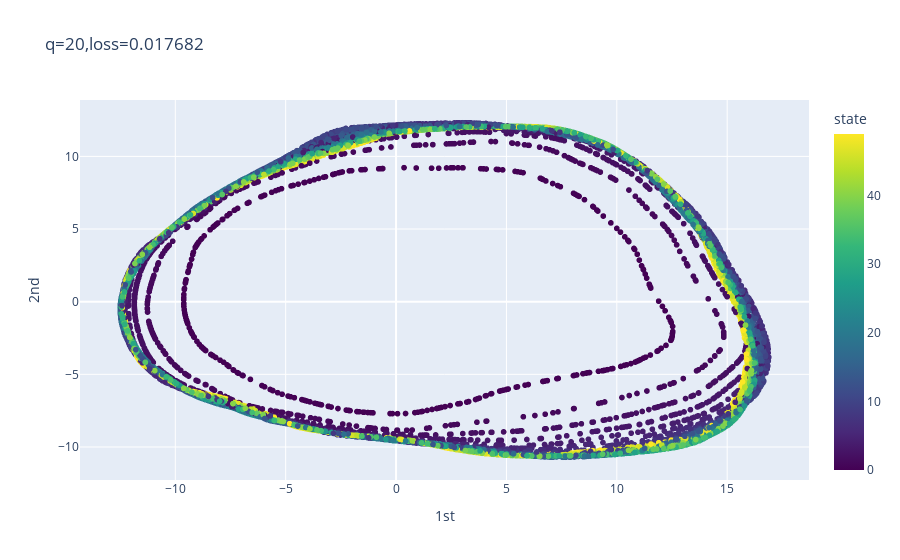

The code cell stored with this chart in its notebook:
### Code cell
mse = tf.keras.losses.MeanSquaredError()
def reconstruction_loss(model, x):
    x_hat = model(x, training=True)
    return mse(x, x_hat)
def synthesize(tem, state, shifts):
    for i in range(nt):
        shift = shifts[i]
        tem[0,i,:,0] = [g(state, ((k+shift)%d)/d) for k in range(d)]
    return tem
def redatuming_loss(model):
    sample_size = 10 # in N=1000
    global states, shifts
    subscripts = np.random.randint(0, N, sample_size)
    x1 = X[subscripts, :, :]
    real_states1 = states[subscripts]
    latent_states = model.encoder(x1)[:, 0:p]
    
    subscripts = np.random.randint(0, N, sample_size)
    x2 = X[subscripts, :, :]
    real_shifts2 = shifts[subscripts, :]
    latent_shifts = model.encoder(x2)[:, p:p+q*nt]
    
    synthetic = np.zeros((1,nt,d,1), dtype=np.float32)
    tem = tf.constant(0.0, dtype=tf.float32)
    for i_prime in range(sample_size):
        for i in range(sample_size):
            merger = tf.concat([latent_states[i_prime:i_prime+1, :], 
                                     latent_shifts[i:i+1, :]],
                                    axis=1)
            redatum = model.decoder(merger)
            synthetic = synthesize(synthetic, real_states1[i_prime], real_shifts2[i, :])
            tem += mse(redatum, synthetic)
    return tem

@tf.function
def train_step(model, x):
    with tf.GradientTape() as tape:
        loss1 = reconstruction_loss(model, x)
        loss2 = redatuming_loss(model)
        loss = loss1 + loss2
    gradients = tape.gradient(loss, model.trainable_variables)
    optimizer.apply_gradients(zip(gradients, model.trainable_variables))
    return loss

for epoch in range(1000):
    loss = train_step(model, X_tf)
    print("For epoch {:d}, loss is {:f}.".format(epoch, loss))
    if epoch % 50 == 0:
        clear_output(wait = True)
        _, Ns = latent(model,MRA_pca)
        N_reshaped = Ns.reshape(-1,q)
        pca_N = pca_cb.fit_transform(N_reshaped)
        df = pd.DataFrame(pca_N, columns = ['1st','2nd'])
        df = pd.concat([df,df_states,df_shifts],axis=1)
        fig = px.scatter(df, x='1st', y='2nd', color='state', 
                         text='shift', title='q=%d,loss=%f'%(q,loss), 
                         color_continuous_scale=px.colors.sequential.Viridis)
        fig.update_layout(height=500)
        fig.show()

### Figure 1 — Plotly figure (JSON) as saved in the notebook; plotly's stock layout.template omitted (floating-point values rounded to 4 significant figures; data arrays with more than 128 entries replaced by an {"elided": "..."} marker saying what was removed)
{"data": [{"hovertemplate": "1st=%{x}<br>2nd=%{y}<br>shift=%{text}<br>state=%{marker.color}<extra></extra>", "legendgroup": "", "marker": {"color": {"elided": "20000 int values"}, "coloraxis": "coloraxis", "symbol": "circle"}, "mode": "markers+text", "name": "", "showlegend": false, "text": {"elided": "20000 float values"}, "type": "scattergl", "x": {"elided": "20000 float values"}, "xaxis": "x", "y": {"elided": "20000 float values"}, "yaxis": "y"}], "layout": {"autosize": true, "coloraxis": {"colorbar": {"title": {"text": "state"}}, "colorscale": [[0, "#440154"], [0.1111, "#482878"], [0.2222, "#3e4989"], [0.3333, "#31688e"], [0.4444, "#26828e"], [0.5556, "#1f9e89"], [0.6667, "#35b779"], [0.7778, "#6ece58"], [0.8889, "#b5de2b"], [1, "#fde725"]]}, "legend": {"tracegroupgap": 0}, "title": {"text": "q=20,loss=0.017682"}, "xaxis": {"anchor": "y", "autorange": true, "domain": [0, 1], "range": [-14.37, 18.76], "title": {"text": "1st"}, "type": "linear"}, "yaxis": {"anchor": "x", "autorange": true, "domain": [0, 1], "range": [-12.33, 13.94], "title": {"text": "2nd"}, "type": "linear"}}}
